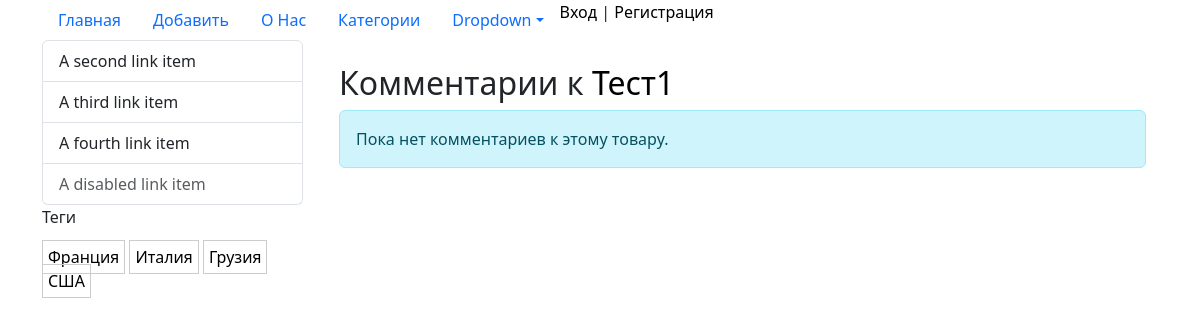
The page /comments/list/test-1/ on the database its author committed.
### blog/models.py (models this page shows, shortened)
class PostTags(models.Model):
    tag = models.CharField(max_length=100, db_index=True, verbose_name='Тег')
    slug = models.SlugField(max_length=150, db_index=True, unique=True)
    class Meta:
        verbose_name = 'Тег'
        verbose_name_plural = 'Теги'
    def get_absolute_url(self):
        return reverse('tag', kwargs={'slug': self.slug})
    def __str__(self):
        return self.tag

class Post(models.Model):
    class Status(models.IntegerChoices):
        published = 1, 'Опубликовано'
        draft = 0, 'Черновик'
    title = models.CharField(max_length=250, verbose_name='Наименование')
    slug = models.SlugField(unique=True, verbose_name='URL')
    content = models.TextField(verbose_name='Текст')
    created = models.DateTimeField(auto_now_add=True, verbose_name='Создан', null=True, blank=True)
    updated = models.DateTimeField(auto_now=True, verbose_name='Изменён', null=True)
    is_published = models.BooleanField(choices=tuple(map(lambda x: (bool(x[0]), x[1]), Status.choices)), default=Status.draft, verbose_name='Опубликовано')
    category = models.ForeignKey(Category, on_delete=models.CASCADE, related_name='posts', verbose_name='Категория')
    tags = models.ManyToManyField(PostTags, related_name='tags', verbose_name='Теги', blank=True)
    image = models.ImageField(upload_to='photos/%Y/%m/%d', verbose_name="Фото", blank=True, null=True)
    class Meta:
        verbose_name = 'Статья'
        verbose_name_plural = 'Статьи'
        ordering = ['-created']
    def get_absolute_url(self):
        return reverse('post', kwargs={'slug': self.slug})
    def __str__(self):
        return self.title

### comments/views.py (the view)
# urls.py: path('list/<slug:slug>/', PostCommentsListView.as_view(), name='post_comments'),
class PostCommentsListView(ListView):
    model = Comment
    template_name = 'comments/comments_list.html'
    context_object_name = 'comments'
    paginate_by = 10
    def get_queryset(self):
        post = get_object_or_404(Post, slug=self.kwargs['slug'])
        return Comment.objects.filter(
            post=post,
            is_active=True
        ).select_related('author')
    def get_context_data(self, **kwargs):
        context = super().get_context_data(**kwargs)
        context['post'] = get_object_or_404(Post, slug=self.kwargs['slug'])
        return context

### blog/models.py (called while the page is built)
    def get_absolute_url(self):
        return reverse('cat', kwargs={'slug': self.slug})

    def __str__(self):
        return self.title

### blog/templatetags/blog_tags.py (called while the page is built)
@register.simple_tag()
def get_category():
    return Category.objects.all()

@register.simple_tag()
def get_tags():
    return PostTags.objects.all()

### comments/templates/comments/comments_list.html (shortened to what this page needs)
{% extends 'base.html' %}
{% block content %}
<div class="container mt-4">
    <h2>Комментарии к <a href="{{ post.get_absolute_url }}">{{ post }}</a></h2>
    {% for comment in comments %}
    <div class="card mb-3">
        <div class="card-body">
            <div class="d-flex justify-content-between align-items-center">
                <h5 class="card-title">{{ comment.author.username }}</h5>
                <small class="text-muted">{{ comment.created_at|date:"d.m.Y H:i" }}</small>
            </div>
            {% if comment.rating %}
            <div class="mb-2">
                <strong>Оценка:</strong>
                <span class="text-warning">{% for i in "12345" %}{% if forloop.counter <= comment.rating %}★{% else %}☆{% endif %}{% endfor %}</span>
            </div>
            {% endif %}
            <p class="card-text">{{ comment.text }}</p>
        </div>
    </div>
    {% empty %}
    <div class="alert alert-info">
        Пока нет комментариев к этому товару.
    </div>
    {% endfor %}
</div>
{% endblock %}

### templates/base.html (shortened to what this page needs)
{% load static %}
{% load blog_tags %}
{% load cache %}
<!doctype html>
<html lang="ru">
<head>
    <link href="https://cdn.jsdelivr.net/npm/bootstrap@5.3.7/dist/css/bootstrap.min.css" rel="stylesheet"
>
    <link rel="stylesheet" href="{% static 'users/css/style.css' %}">
    <link rel="stylesheet" href="{% static 'blog/css/style.css' %}">
</head>
<body>
<header class="header">
    <div class="header_menu">
        <div class="container">
            <ul class="nav nav-pills">
                <li class="nav-item">
                    <a class="nav-link" aria-current="page" href="{% url 'index' %}">Главная</a>
                </li>
                <li class="nav-item">
                    <a class="nav-link" aria-current="page" href="{% url 'add_post' %}">Добавить</a>
                </li>
                <li class="nav-item">
                    <a class="nav-link" aria-current="page" href="{% url 'about' %}">О Нас</a>
                </li>
                <li class="nav-item">
                    <a class="nav-link" aria-current="page" href="{% url 'category' %}">Категории</a>
                </li>
                <li class="nav-item dropdown">
                    <a class="nav-link dropdown-toggle" data-bs-toggle="dropdown" href="#" role="button"
                       aria-expanded="false">Dropdown</a>
                        {% get_category as nav_categories %}
                </li>
                {% if user.is_authenticated %}
                    <li class="nav_item"><a class="nav-link" href="{% url 'profile' %}">Добро
                        пожаловать {{ user.username }}</a></li>
                    <li class="nav_item">
                        <form action="{% url 'logout' %}" method="post">
                            {% csrf_token %}
                            <button class="logout" type="submit">Выход</button>
                        </form>
                    </li>
                {% else %}
                    <li><a class="nav_item" href="{% url 'login' %}">Вход</a> | <a href="{% url 'register' %}">Регистрация</a>
                    </li>
                {% endif %}
            </ul>
        </div>
    </div>
</header>
<content class="content">
    <div class="container">
        <div class="row">
            <div class="sidebar col-md-3">
                <div class="list-group">
                    <a href="#" class="list-group-item list-group-item-action">A second link item</a>
                    <a href="#" class="list-group-item list-group-item-action">A third link item</a>
                    <a href="#" class="list-group-item list-group-item-action">A fourth link item</a>
                    <a href="#" class="list-group-item list-group-item-action disabled" aria-disabled="true">A disabled
                        link item</a>
                </div>
                {% get_tags as tags %}
                <p>Теги</p>
                <div class="tags">
                    {% for tag in tags %}
                        <a class="tag" href="{{ tag.get_absolute_url }}">{{ tag }}</a>
                    {% endfor %}
                </div>
            </div>
            <div class="main col-md-9">
                {% block content %}{% endblock %}
            </div>
        </div>
    </div>
</content>
</body>
</html>

### users/static/users/css/style.css (style rules this page uses)
body { //background: #ccc; }

### blog/static/blog/css/style.css (style rules this page uses)
a { text-decoration: none !important; color: #000; }
.tag { padding: 5px; border: 1px #ccc solid; }

### rows shown on the page
PostTags: tag "Франция"
PostTags: tag "Италия"
PostTags: tag "Грузия"
PostTags: tag "США"
Post: title "Тест1"
